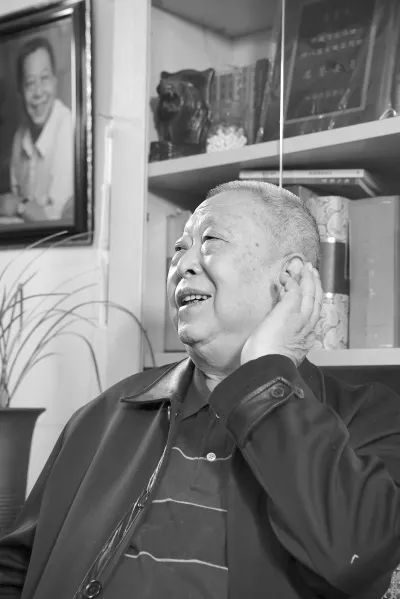
#> input picture test.jpg, 400 x 599 px
$ python zoomImage.py   (older library calls are emulated)
#> lines starting #> are read from the running program, lines starting #| are printed output that depends on the picture
import cv2
import math
import numpy as np
import scipy.misc

img = cv2.imread("test.jpg",0)
#> img is the input picture: shape (599, 400); min 0, max 255, mean 121.6

cv2.imshow('original image',img)

ah = img.shape[0]
#> ah = 599
aw = img.shape[1]
#> aw = 400
bh = int(0.5 * ah)
#> bh = 299
bw = int(0.5 * aw)
#> bw = 200

b = np.zeros([bh,bw])

for i in range(bh):
	for j in range(bw):
		x = math.floor(j/bw * aw - 0.5)
		y = math.floor(i/bh * ah - 0.5)
		b[i,j] = img[y,x]
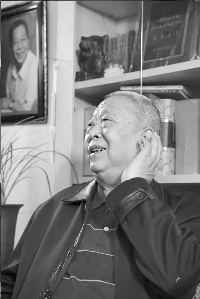
#> b: shape (299, 200) float64; min 1, max 255, mean 121.4

scipy.misc.imsave('output.jpg', b)

b = cv2.imread("output.jpg",0)
#> b: shape (299, 200); min 0, max 255, mean 120.8
cv2.imshow('yyyyy', b)
cv2.waitKey(0)
cv2.destroyAllWindows()
